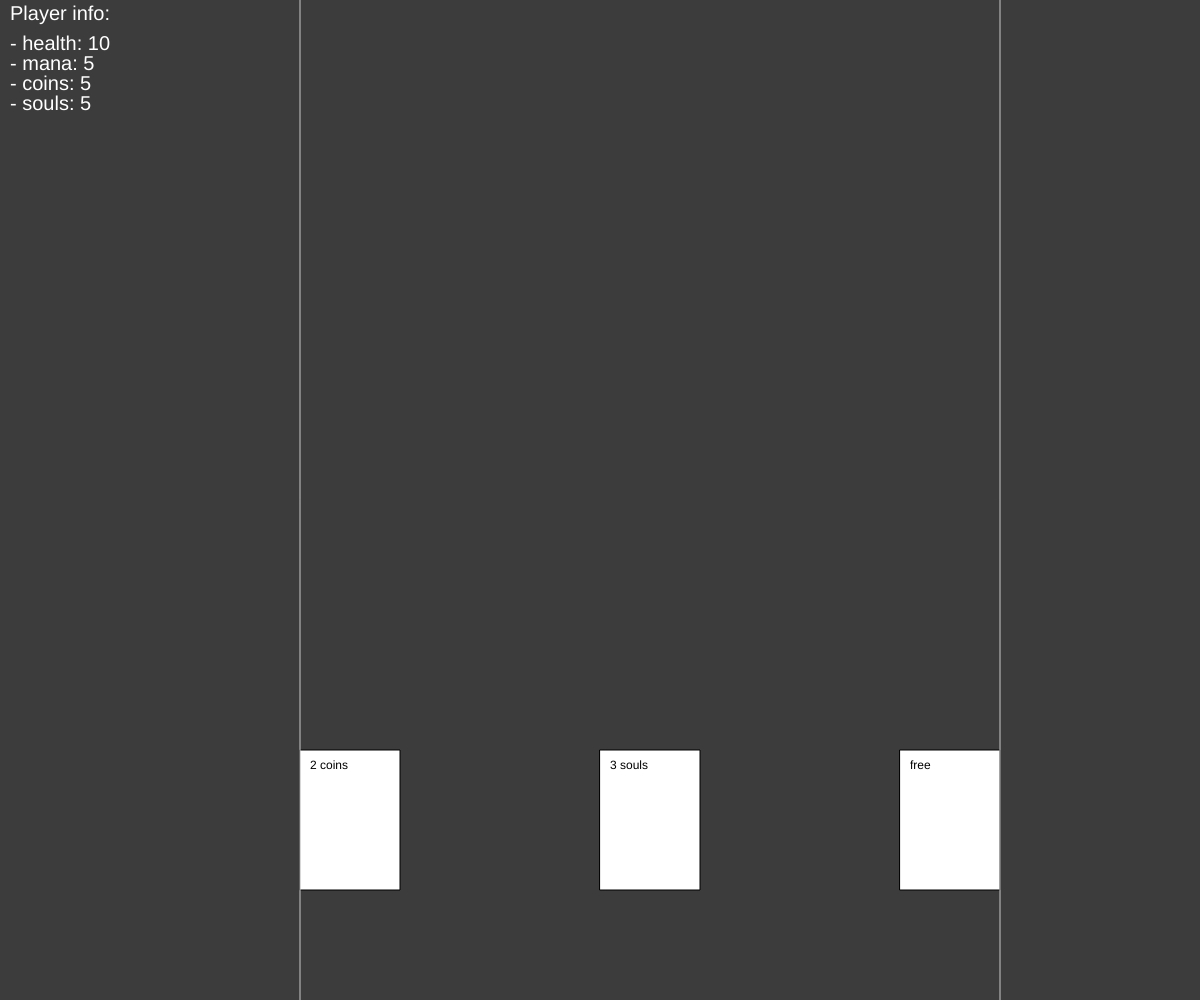
Frame 1 (no input)
Frame 60 (no input): identical to frame 1, image omitted
Frame 120 (the mouse pressed at the canvas centre since frame 60): identical to frame 1, image omitted

The p5.js sketch that drew this single still picture (run headless with seeded random() and noise() and a simulated clock; from frame 60 on, the mouse is pressed at the canvas centre):

// p5.js sketch
// ── sketch.js
var p;
var turn = 0;
var end_turn = false;

var hand_box;

function setup()
{ 
  createCanvas(windowWidth, windowHeight);

  let deck = new Deck("Il mio primo deck");

  for (let i = 0; i < 10; i++) {
    let card = new Card(`Card ${i}`, new Cost(i%5, i), (msg) => console.log(msg), [i], `Helo, I'm card ${i}`);
    deck.AddCard(card);
  }

  hand_box = {x: 100, y:height-250, w: width-200, h: 200};


  p = new Player("Pippo", deck, 10);

  p.FirstDraw();
  turn++;
}

function draw()
{
  background(60);

  if (p.health < 0) {
    GameOver();
  }

  if (end_turn) {
    console.log(`Turn ${turn} ends`);
    turn++;
    end_turn = false;
    console.log(`Turn ${turn} begins`);
  }
  else {
    p.ShowHand();
  }

  p.ShowInfo();
}

function CheckPointRectCollision(point, rect)
{
	return (point.x >= rect.x && point.x <= rect.x + rect.w && point.y >= rect.y && point.y <= rect.y + rect.h);;
}

function mouseClicked()
{ 
  for (let i = p.hand.length-1; i >= 0; i--) {
    let card = p.hand[i];
    if (CheckPointRectCollision({x:mouseX, y:mouseY}, {x:card.pos.x, y:card.pos.y, w:card_width, h:card_height})) {
      console.log(`Clicked on card ${i}`);
      p.Play(i);
    }
  } 
}

function GameOver()
{
  throw new Error("Game Over not implemented");
}

/*
TODO

- draw card
- gioca tutte le carte se sono schiacciate, dovrei tenere traccia di quanto è visibile per fare la CheckPointRectCollision (ad es. variabile vettore visible(visible_w, visible_h))
- cominciare a pensare a qualche carta
*/

// ── Card.js
var card_width = 100;
var card_height = 140;

class Card
{
  constructor(name, cost, effect, args, description)
  {
    this.name = name;
    this.cost = cost;
    this.effect = effect;
    this.args = args;
    this.description = description;

    this.pos = createVector(0, 0);
  }

  Print()
  {
    console.log(`Card "${this.name}":\n  cost: ${this.cost.toString()}\n  effect: "${this.effect.name || "anonymous"}"\n    body: ${this.effect}\n    args: ${this.args}\n  description: ${this.description}`);
  }

  Show()
  {
    push();
    rect(this.pos.x, this.pos.y, card_width, card_height); 
    fill(0);
    textAlign(LEFT, TOP);
    text(this.cost.toString(), this.pos.x+10, this.pos.y+10);
    pop();
  }

  Play()
  {
    console.log(`Playing "${this.name}" (${this.cost.toString()})`);
    this.effect(...this.args);
  }

}

// ── Deck.js
class Deck
{
  constructor(name, cards)
  {
    this.name = name;
    this.cards = [];
    if (cards !== undefined) {
      for (let i = 0; i < cards.length; i++) {
        this.cards[i] = cards[i];
      }
    }
  }

  Copy()
  {
    return new Deck(this.name, this.cards);
  }

  Print()
  {
    console.log(`Deck "${this.name}" (${this.cards.length}):`);
    for (let i = 0; i < this.cards.length; i++) {
      this.cards[i].Print()
    }
  }

  PrintNames()
  {
    console.log(`Deck "${this.name}" (${this.cards.length}):`);
    for (let i = 0; i < this.cards.length; i++) {
      console.log(`  ${i+1}. ${this.cards[i].name}`);
    }
  }

  length() { return this.cards.length; }

  Shuffle() {
    for (let i = this.cards.length - 1; i > 0; i--) {
        const j = Math.floor(Math.random() * (i + 1));
        [this.cards[i], this.cards[j]] = [this.cards[j], this.cards[i]];
    }
  }

  AddCard(card)
  {
    this.cards.push(card);
  }

  TopCard()
  {
    return this.cards[0];
  }

  RemoveCard(card_name)
  {
    let card = this.FindCardByName(card_name);
    if (card) {
      this.cards.slice(this.cards.indexOf(card), 1);
      console.log("Card removed from deck");
    }
  }

  FindCardByName(card_name)
  {
    let card = this.cards.find((card) => card.name === card_name);
    if (!card) console.log("Card not found in deck");
    else console.log("Card found in deck");
    return card;
  }

}

// ── Player.js
class Player
{
  constructor(name, deck, health)
  {
    this.name = name;

    this.deck = deck.Copy();
    this.deck.Shuffle();

    this.hand = [];
    this.hand_size = 5; //TODO
    this.hand_count = 0;

    this.first_draw = 3;
    this.draw = 1;

    this.discard_pile = [];

    this.mana = new Resource(1, 5);
    this.coins = new Resource(2, 5);
    this.souls = new Resource(3, 5);
    this.health = health;
  }

  PrintInfo()
  {
    console.log(`Player ${this.name}:\n  ${this.mana.toString()}\n  ${this.coins.toString()}\n  ${this.souls.toString()}\n  ${this.health} health`);
  }

  PrintDeck()
  {
    this.deck.PrintNames();
  }

  PrintHand()
  {
    if (this.hand.length == 0) console.log("Hand is empty");
    else {
      console.log("Hand:");
      for (let i = 0; i < this.hand.length; i++) {
        console.log(`  ${i+1}. ${this.hand[i].name}`);
      }
    }
  }

  PrintDiscardPile()
  {
    if (this.discard_pile.length == 0) console.log("Discard pile is empty");
    else {
      console.log("Discard pile:");
      for (let i = 0; i < this.discard_pile.length; i++) {
        console.log(`  ${i+1}. ${this.discard_pile[i].name}`);
      }
    }
  }

  Print()
  {
    this.PrintInfo();
    this.PrintDeck();
    this.PrintHand();
    this.PrintDiscardPile();
  }


  AddCardToHand(card)
  {
    this.hand.push(card);
  }

  Draw(n)
  {
    for (let i = 0; i < n && this.deck.length() > 0; i++) {
      let card = this.deck.TopCard();
      this.AddCardToHand(card);
      this.deck.cards.splice(0, 1);
    }
  }

  FirstDraw()
  {
    this.Draw(this.first_draw);
  }

  Play(index)
  {
    if (index >= 0 && index < this.hand.length) {
      let card = this.hand[index];
      let cost = card.cost;
      if (this.canAfford(cost)) {
        this.Pay(cost);
        this.hand.splice(index, 1);
        card.Play();
        this.discard_pile.push(card);
      }
      else console.log("Cannot afford to play this card");
    }
    else throw new Error("Index out of bound");
  } 
  
  canAfford(cost)
  {
    switch (cost.type) {
      case 0: case 4:
        return true;
      case 1:
        return this.mana.value >= cost.value;
      case 2:
        return this.coins.value >= cost.value;
      case 3:
        return this.souls.value >= cost.value;
      default:
        return false;
    }
  }

  Pay(cost)
  {
    switch (cost.type) {
      case 0:
      break;
      case 1:
        this.mana.value -= cost.value;
      break;
      case 2:
        this.coins.value -= cost.value;
      break;
      case 3:
        this.souls.value -= cost.value;
      break;
      case 4:
        this.health -= cost.value;
      break;
      default:
        console.log("unreachable");
      break;
    }
  }

  ShowHand()
  {
    let len = this.hand.length;
    let space_sides = (hand_box.w-card_width) / len;
    let space_between = card_width*len;
    for (let i = this.hand.length - 1; i >= 0; i--) {
      //TODO ci sono ancora valori hardcoded e non funziona come voglio
      this.hand[i].pos = createVector(space_sides+i*space_between, 3*height/4);
      this.hand[i].Show();
    } 
    push();
    stroke(200);
    line(this.hand[0].pos.x, 0, this.hand[0].pos.x, height);
    line(this.hand.slice(-1)[0].pos.x + card_width, 0, this.hand.slice(-1)[0].pos.x + card_width, height);
    pop();
  }
  
  ShowInfo()
  {
    push();
    fill(255);
    textSize(20);
    text("Player info:", 10, 20);
    text(`- health: ${this.health}`, 10, 50);
    text(`- mana: ${this.mana.value}`, 10, 70);
    text(`- coins: ${this.coins.value}`, 10, 90);
    text(`- souls: ${this.souls.value}`, 10, 110);
    pop();
  }
}

// ── Resource.js
class Resource
{
  constructor(type, value)
  {
    this.type = this.convertTypeToInt(type);
    this.value = value;
  }

  convertTypeToInt(type)
  {
    if (typeof type === "number") return type
    else {
      switch(type) {
        case "NONE": case "FREE":
          return 0;
        case "MANA": 
          return 1;
        case "COINS":
          return 2;
        case "SOULS":
          return 3;
        case "HEALTH":
          return 4;
        default:
          console.err("Unreachable: error in type conversion");
      }
    }
  }

  toString()
  {
    switch (this.type) {
      case 0:
        return "free";
      break;
      case 1:
        return `${this.value} mana`;
      break;
      case 2:
        if (this.value == 1) return "1 coin";
        else return `${this.value} coins`;
      break;
      case 3:
        if (this.value == 1) return "1 soul";
        else return `${this.value} souls`;
      break;
      case 4:
        return `${this.value} health`;
      break;
      default: return "unreachable";
    }
  }

}

class Cost extends Resource
{
  constructor(type, value)
  {
    super(type, value);
  }
}

// ── style.css
hkml, body {
  margin: 0;
  padding: 0;
}

canvas {
  display: block;
}
